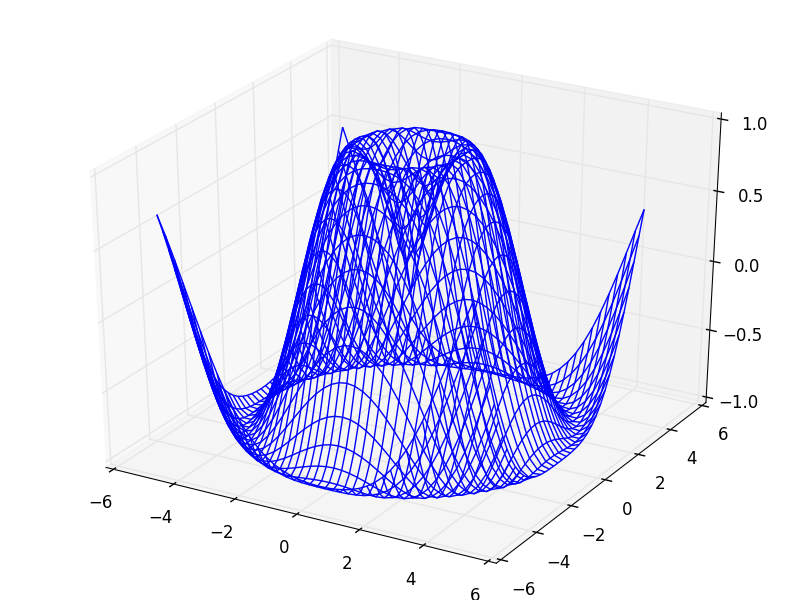

Reproduce this figure in Python.
#!/usr/bin/env python3
# -*- coding: utf-8 -*-

"""
Plot 2 dimension data (version 2)
"""

from mpl_toolkits.mplot3d import axes3d
import matplotlib.pyplot as plt
import numpy as np
import math

# Build datas ###############

x = np.arange(-5, 5, 0.25)
y = np.arange(-5, 5, 0.25)

xx,yy = np.meshgrid(x, y)

z = np.zeros(xx.shape)

for xi in range(z.shape[0]):
    for yi in range(z.shape[1]):
        z[xi, yi] = math.sin(math.sqrt(xx[xi, yi]**2 + yy[xi, yi]**2))

# Plot data #################

fig = plt.figure()
ax = axes3d.Axes3D(fig)
ax.plot_wireframe(xx, yy, z)

# SAVE FILES ######################
plt.savefig("demo1b_mplot3d.png")

plt.show()

